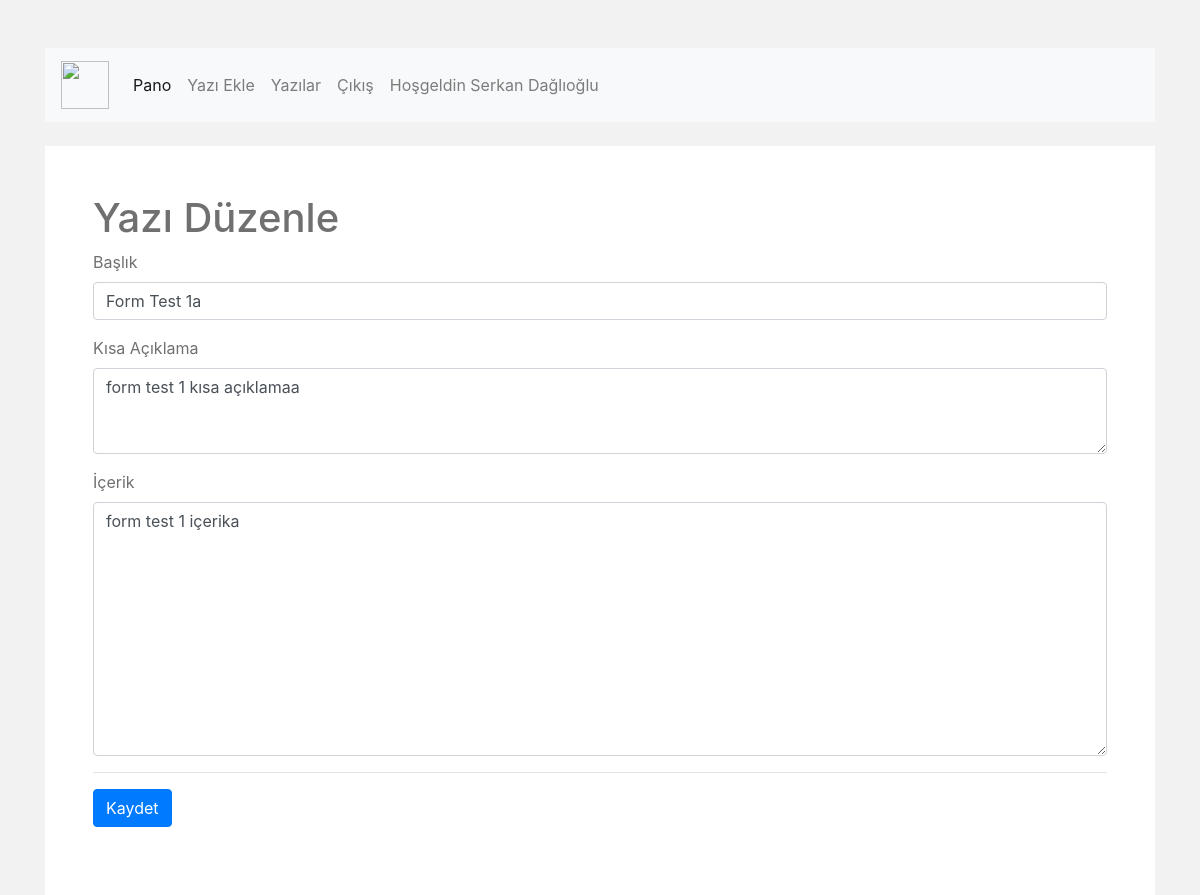
The page /admin/post_edit/1 (signed in) on the database its author committed.
### tables this page shows
CREATE TABLE "posts" (
	"post_id"	integer NOT NULL,
	"post_title"	text(255),
	"post_content"	blob,
	"user_id"	integer,
	"post_summary"	BLOB,
	PRIMARY KEY("post_id" AUTOINCREMENT)
);

### flask_proje_one/controllers/admin.py (the view, shortened to what this page needs)
@admin_bp.route("/post_edit/<post_id>",methods=["GET","POST"])
@login_required
def post_edit(post_id):
    data = {"status": "success", "error_message": ""}
    db = get_db()
    cr = db.cursor()
    post_edit_form = EditPostForm()
    sql = "SELECT * FROM posts WHERE post_id=?"
    cr.execute(sql,(post_id,))
    post_item = cr.fetchone()
    return render_template("admin_post_edit.html", post_item=post_item, post_edit_form=post_edit_form)

### flask_proje_one/libraries/forms.py
class EditPostForm(FlaskForm):
    post_title   = StringField('Post Title', validators=[DataRequired(), Length(min=5,max=255)])
    post_summary = StringField('Post Summary', validators=[DataRequired()])
    post_content = StringField('Post Content', validators=[DataRequired()])

### flask_proje_one/app.py (called while the page is built)
@app.teardown_appcontext
def close_connection(exception):
    print("close_connection")
    db = getattr(g, '_database', None)
    if db is not None:
        db.close()

### flask_proje_one/libraries/app_functions.py (called while the page is built)
def login_required(view):
    @functools.wraps(view)
    def wrapped_view(**kwargs):
        if "username" not in session:
            return redirect(url_for("auth.login"))
        return view(**kwargs)
    return wrapped_view

### flask_proje_one/libraries/db_helper.py (called while the page is built)
def get_db():
    db = getattr(g, '_database', None)
    if db is None:
        db = g._database = sqlite3.connect(DATABASE)
        db.row_factory = make_dicts
    return db

def make_dicts(cursor, row):
    return dict((cursor.description[idx][0], value)
                for idx, value in enumerate(row))

### flask_proje_one/templates/admin_post_edit.html (shortened to what this page needs)
{% extends "admin_layout.html" %}
{% block content %}
    <div class="page-wrapper p-5">
        <h1>{{ _("Yazı Düzenle") }}</h1>
        <form action="{{ url_for("admin.post_edit", post_id=post_item["post_id"]) }}" method="post" id="post-edit-form">
            <div class="form-group">
                <label for="post_title">{{ _("Başlık") }}</label>
                <input type="text" name="post_title" class="form-control" id="post_title"
                    value="{{ post_item["post_title"] }}">
            </div>
            <div class="form-group">
                <label for="post_summary">{{ _("Kısa Açıklama") }}</label>
                <textarea name="post_summary" class="form-control" id="post_summary" rows="3"
                    >{{ post_item["post_summary"] }}</textarea>
            </div>
            <div class="form-group">
                <label for="post_content">{{ _("İçerik") }}</label>
                <textarea name="post_content" class="form-control" id="post_content" rows="10"
                    >{{ post_item["post_content"] }}</textarea>
            </div>
            <hr>
            <button type="submit" class="btn btn-primary">{{ _("Kaydet") }}</button>
        </form>
    </div>
{% endblock %}

### flask_proje_one/static/app.css (style rules this page uses)
body { background-color: #f2f2f2; font-size: 16px; color: #707070; }
.page-wrapper { background-color: #ffffff; }

### rows shown on the page
posts: post_title "Form Test 1a", post_summary "form test 1 kısa açıklamaa", post_content "form test 1 içerika"
